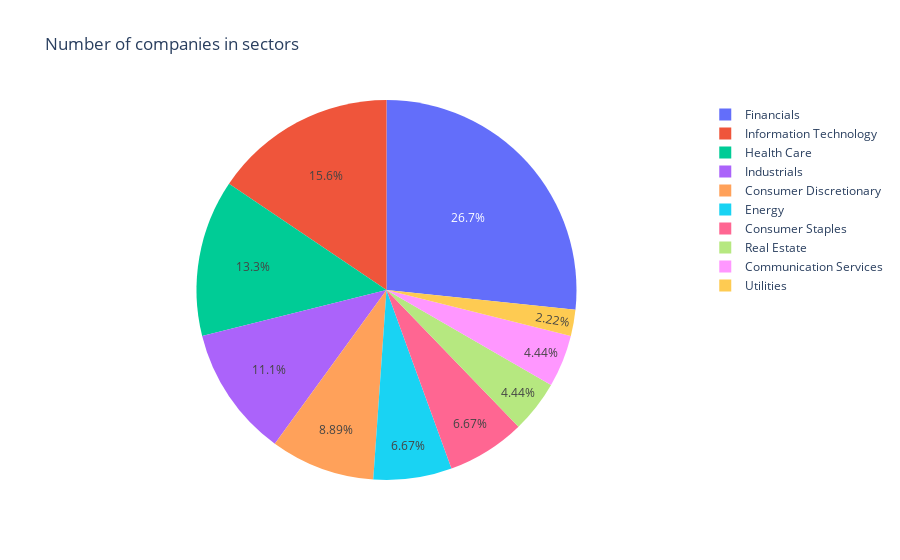

Notebook code cell kept with this figure:
### Code cell
fig = px.pie(sap100_sectors, values = 'Number', names= 'Sector', title='Number of companies in sectors')
fig.show()

### Figure 1 — Plotly figure (JSON) as saved in the notebook; plotly's stock layout.template omitted (floating-point values rounded to 4 significant figures)
{"data": [{"domain": {"x": [0, 1], "y": [0, 1]}, "hovertemplate": "Sector=%{label}<br>Number=%{value}<extra></extra>", "labels": ["Information Technology", "Information Technology", "Financials", "Real Estate", "Financials", "Financials", "Financials", "Financials", "Financials", "Energy", "Consumer Staples", "Information Technology", "Information Technology", "Health Care", "Energy", "Health Care", "Industrials", "Utilities", "Consumer Discretionary", "Industrials", "Communication Services", "Communication Services", "Financials", "Financials", "Industrials", "Health Care", "Consumer Discretionary", "Consumer Discretionary", "Financials", "Financials", "Information Technology", "Information Technology", "Information Technology", "Health Care", "Consumer Staples", "Industrials", "Real Estate", "Consumer Staples", "Health Care", "Consumer Discretionary", "Health Care", "Industrials", "Financials", "Financials", "Energy"], "legendgroup": "", "name": "", "showlegend": true, "type": "pie", "values": [1, 1, 1, 1, 1, 1, 1, 1, 1, 1, 1, 1, 1, 1, 1, 1, 1, 1, 1, 1, 1, 1, 1, 1, 1, 1, 1, 1, 1, 1, 1, 1, 1, 1, 1, 1, 1, 1, 1, 1, 1, 1, 1, 1, 1]}], "layout": {"legend": {"tracegroupgap": 0}, "title": {"text": "Number of companies in sectors"}}}
